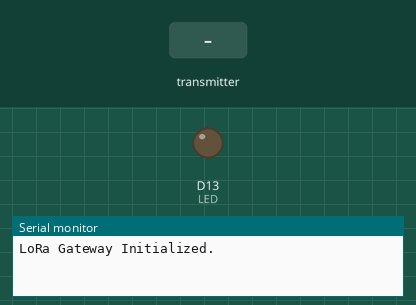
Recording of a sketch running on a simulated Arduino Zero (SAMD21). On the bench: output pins drawn as LEDs (lit = HIGH), the last lines printed to the serial monitor. Dashed ring = blinking. The inputs (shaded band) are chosen by the test bench. No radio packets arrive unless stated.

Above: at 1.2 s.
1.3 s: the transmitter starts sending batteryLevel = 0
At 1.75 s:
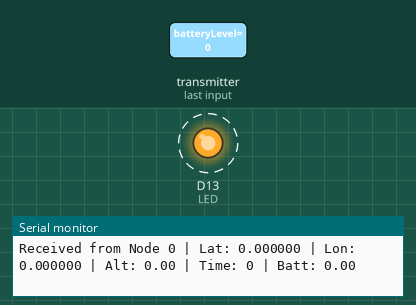
Timing chart, 0 to 10.3 s (numbered marks = the images above; inputs shaded):
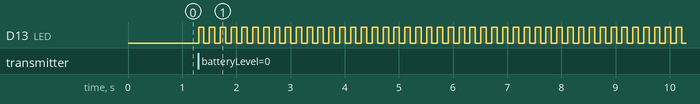

Measured:
- after the input at 1.3 s, D13 (LED): alternates HIGH for 0.10 s and LOW for 0.10 s, starting at once

The sketch:

2gateway.ino
```cpp
#include <SPI.h>
#include <RH_RF95.h>

#define LED 13  // Status LED
//float frequency = 904.6;
float frequency = 915.0;
//RH_RF95 rf95(8, 3);  // LoRa radio on Feather M0
//Note - for Feather M0 can use Serial, but for SAMD21 pro rf use SerialUSB
RH_RF95 rf95(12, 6);  //RoRa radio on SAMD21 Pro RF

struct GPSData {
    float batteryLevel;
    //uint16_t senderID;
    //uint16_t nodeID;
    int senderID;
    int nodeID;
    float latitude;
    float longitude;
    float altitude;
    //uint32_t timestamp;
    int timestamp;
};

void setup() {
    SerialUSB.begin(9600);
    pinMode(LED, OUTPUT);

    if (!rf95.init()) {
        SerialUSB.println("LoRa init failed!");
        while (1);
    }

    rf95.setFrequency(frequency);
    //rf95.setTxPower(23, false);
    SerialUSB.println("LoRa Gateway Initialized.");
}

void loop() {
    if (rf95.available()) {
        GPSData incoming;
        uint8_t len = sizeof(GPSData);
        if (rf95.recv((uint8_t*)&incoming, &len)) {
            SerialUSB.print("Received from Node ");
            SerialUSB.print(incoming.nodeID);
            SerialUSB.print(" | Lat: ");
            SerialUSB.print(incoming.latitude, 6);
            SerialUSB.print(" | Lon: ");
            SerialUSB.print(incoming.longitude, 6);
            SerialUSB.print(" | Alt: ");
            SerialUSB.print(incoming.altitude);
            SerialUSB.print(" | Time: ");
            SerialUSB.print(incoming.timestamp);
            SerialUSB.print(" | Batt: ");
            SerialUSB.println(incoming.batteryLevel);
            //SerialUSB.print(" | rawData: ");
            //SerialUSB.println(incoming);

            digitalWrite(LED, HIGH);
            delay(100);
            digitalWrite(LED, LOW);
        }
    }
}
```
